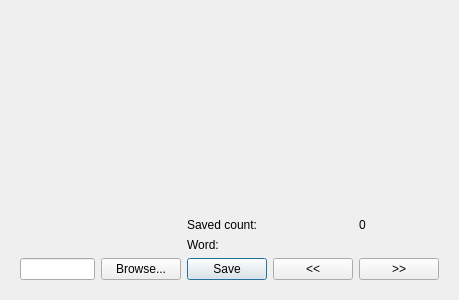
<?xml version="1.0" encoding="UTF-8"?>
<ui version="4.0">
 <class>AnnExtractorDialogGui</class>
 <widget class="QDialog" name="AnnExtractorDialogGui">
  <property name="geometry">
   <rect>
    <x>0</x>
    <y>0</y>
    <width>459</width>
    <height>300</height>
   </rect>
  </property>
  <property name="windowTitle">
   <string>Annotation Extractor</string>
  </property>
  <layout class="QVBoxLayout" name="verticalLayout">
   <item>
    <widget class="QLabel" name="imageLabel">
     <property name="text">
      <string/>
     </property>
    </widget>
   </item>
   <item>
    <widget class="QWidget" name="widget" native="true">
     <layout class="QGridLayout" name="gridLayout">
      <item row="7" column="2">
       <widget class="QPushButton" name="save_button">
        <property name="text">
         <string>Save</string>
        </property>
       </widget>
      </item>
      <item row="7" column="0">
       <widget class="QLineEdit" name="search_char"/>
      </item>
      <item row="7" column="1">
       <widget class="QPushButton" name="browse_button">
        <property name="text">
         <string>Browse...</string>
        </property>
       </widget>
      </item>
      <item row="7" column="3">
       <widget class="QPushButton" name="previous_button">
        <property name="text">
         <string>&lt;&lt;</string>
        </property>
       </widget>
      </item>
      <item row="7" column="4">
       <widget class="QPushButton" name="next_button">
        <property name="text">
         <string>&gt;&gt;</string>
        </property>
       </widget>
      </item>
      <item row="3" column="4">
       <widget class="QLabel" name="width_height_label">
        <property name="text">
         <string/>
        </property>
       </widget>
      </item>
      <item row="0" column="1" rowspan="4">
       <widget class="QLabel" name="preview_label">
        <property name="text">
         <string/>
        </property>
       </widget>
      </item>
      <item row="6" column="2">
       <widget class="QLabel" name="label_3">
        <property name="text">
         <string>Word:</string>
        </property>
       </widget>
      </item>
      <item row="4" column="4">
       <widget class="QLabel" name="counter_label">
        <property name="text">
         <string>0</string>
        </property>
       </widget>
      </item>
      <item row="4" column="2">
       <widget class="QLabel" name="label">
        <property name="text">
         <string>Saved count:</string>
        </property>
       </widget>
      </item>
      <item row="6" column="4">
       <widget class="QLabel" name="out_info_label">
        <property name="text">
         <string/>
        </property>
       </widget>
      </item>
     </layout>
    </widget>
   </item>
  </layout>
 </widget>
 <resources/>
 <connections/>
</ui>
